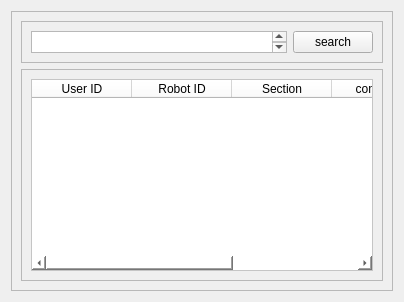
               <widget class="QWidget" name="page2">
                <layout class="QGridLayout" name="gridLayout_6">
                 <item row="0" column="0">
                  <widget class="QFrame" name="frame_18">
                   <property name="sizePolicy">
                    <sizepolicy hsizetype="Preferred" vsizetype="Preferred">
                     <horstretch>0</horstretch>
                     <verstretch>2</verstretch>
                    </sizepolicy>
                   </property>
                   <property name="frameShape">
                    <enum>QFrame::StyledPanel</enum>
                   </property>
                   <property name="frameShadow">
                    <enum>QFrame::Raised</enum>
                   </property>
                   <layout class="QVBoxLayout" name="verticalLayout_9">
                    <item>
                     <widget class="QFrame" name="frame_20">
                      <property name="sizePolicy">
                       <sizepolicy hsizetype="Preferred" vsizetype="Preferred">
                        <horstretch>0</horstretch>
                        <verstretch>1</verstretch>
                       </sizepolicy>
                      </property>
                      <property name="frameShape">
                       <enum>QFrame::StyledPanel</enum>
                      </property>
                      <property name="frameShadow">
                       <enum>QFrame::Raised</enum>
                      </property>
                      <layout class="QGridLayout" name="gridLayout_8">
                       <item row="0" column="0">
                        <widget class="QTextEdit" name="textEdit">
                         <property name="sizePolicy">
                          <sizepolicy hsizetype="Expanding" vsizetype="Ignored">
                           <horstretch>0</horstretch>
                           <verstretch>1</verstretch>
                          </sizepolicy>
                         </property>
                        </widget>
                       </item>
                       <item row="0" column="1">
                        <widget class="QPushButton" name="pushButton_6">
                         <property name="text">
                          <string>search</string>
                         </property>
                        </widget>
                       </item>
                      </layout>
                     </widget>
                    </item>
                    <item>
                     <widget class="QFrame" name="frame_21">
                      <property name="sizePolicy">
                       <sizepolicy hsizetype="Preferred" vsizetype="Preferred">
                        <horstretch>0</horstretch>
                        <verstretch>9</verstretch>
                       </sizepolicy>
                      </property>
                      <property name="frameShape">
                       <enum>QFrame::StyledPanel</enum>
                      </property>
                      <property name="frameShadow">
                       <enum>QFrame::Raised</enum>
                      </property>
                      <layout class="QGridLayout" name="gridLayout_7">
                       <item row="0" column="0">
                        <widget class="QTableWidget" name="tableWidget">
                         <property name="sizePolicy">
                          <sizepolicy hsizetype="Expanding" vsizetype="Expanding">
                           <horstretch>0</horstretch>
                           <verstretch>9</verstretch>
                          </sizepolicy>
                         </property>
                         <property name="styleSheet">
                          <string notr="true">background-color:white;
color:black;
</string>
                         </property>
                         <column>
                          <property name="text">
                           <string>User ID</string>
                          </property>
                         </column>
                         <column>
                          <property name="text">
                           <string>Robot ID</string>
                          </property>
                         </column>
                         <column>
                          <property name="text">
                           <string>Section</string>
                          </property>
                         </column>
                         <column>
                          <property name="text">
                           <string>command</string>
                          </property>
                         </column>
                         <column>
                          <property name="text">
                           <string>Date</string>
                          </property>
                         </column>
                        </widget>
                       </item>
                      </layout>
                     </widget>
                    </item>
                   </layout>
                  </widget>
                 </item>
                </layout>
               </widget>
